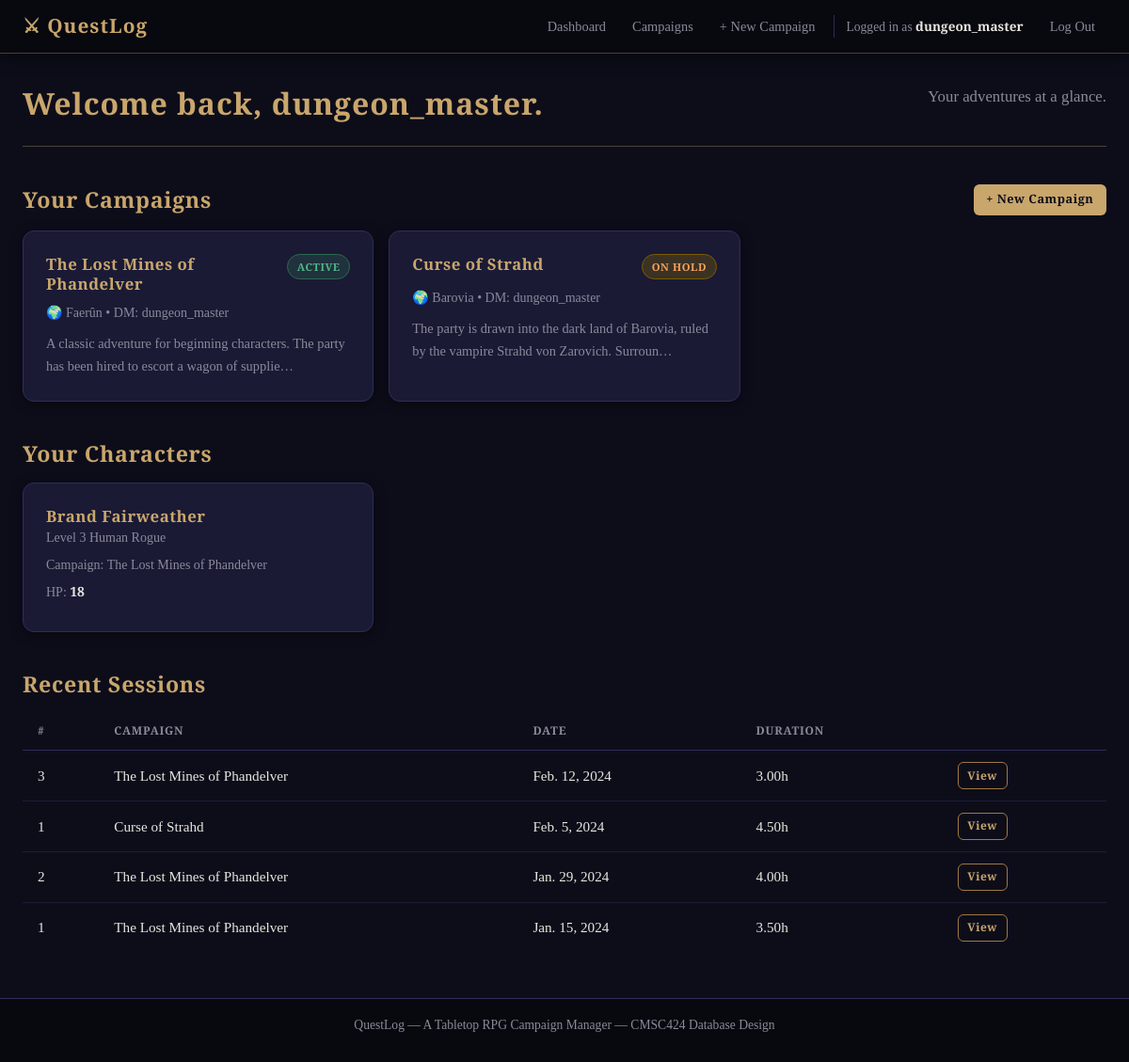
The app's page / (signed in) with its own data.
### campaign_manager/models.py (models this page shows, shortened)
class Campaign(models.Model):
    STATUS_CHOICES = [
        ('active',    'Active'),
        ('completed', 'Completed'),
        ('on_hold',   'On Hold'),
    ]
    name        = models.CharField(max_length=200)
    description = models.TextField(blank=True)
    world_name  = models.CharField(
        max_length=200, blank=True,
        help_text="The name of the setting or fictional world (e.g. Faerûn, Barovia)"
    )
    created_at  = models.DateTimeField(auto_now_add=True)  # Set automatically on creation
    status      = models.CharField(max_length=20, choices=STATUS_CHOICES, default='active')
    dungeon_master = models.ForeignKey(
        User,
        on_delete=models.CASCADE,
        related_name='campaigns_as_dm',
    )
    class Meta:
        ordering = ['-created_at']  # Newest campaigns first

class Character(models.Model):
    RACE_CHOICES = [
        ('human',      'Human'),
        ('elf',        'Elf'),
        ('dwarf',      'Dwarf'),
        ('halfling',   'Halfling'),
        ('gnome',      'Gnome'),
        ('half_elf',   'Half-Elf'),
        ('half_orc',   'Half-Orc'),
        ('tiefling',   'Tiefling'),
        ('dragonborn', 'Dragonborn'),
        ('other',      'Other'),
    ]
    CLASS_CHOICES = [
        ('barbarian', 'Barbarian'),
        ('bard',      'Bard'),
        ('cleric',    'Cleric'),
        ('druid',     'Druid'),
        ('fighter',   'Fighter'),
        ('monk',      'Monk'),
        ('paladin',   'Paladin'),
        ('ranger',    'Ranger'),
        ('rogue',     'Rogue'),
        ('sorcerer',  'Sorcerer'),
        ('warlock',   'Warlock'),
        ('wizard',    'Wizard'),
    ]
    name             = models.CharField(max_length=200)
    race             = models.CharField(max_length=20, choices=RACE_CHOICES, default='human')
    character_class  = models.CharField(max_length=20, choices=CLASS_CHOICES, default='fighter')
    level            = models.IntegerField(default=1)
    hit_points       = models.IntegerField(default=10)
    background_story = models.TextField(blank=True, help_text="Optional backstory for this character")
    campaign = models.ForeignKey(Campaign, on_delete=models.CASCADE, related_name='characters')
    player = models.ForeignKey(User, on_delete=models.CASCADE, related_name='characters')
    class Meta:
        ordering = ['name']

class Session(models.Model):
    session_number = models.IntegerField(
        help_text="Which session this is in the campaign (1, 2, 3, …)"
    )
    date           = models.DateField()
    duration_hours = models.DecimalField(
        max_digits=4, decimal_places=2, null=True, blank=True,
        help_text="How long the session ran, in hours (e.g., 3.5)"
    )
    summary  = models.TextField(blank=True, help_text="Recap notes for this session")
    campaign = models.ForeignKey(Campaign, on_delete=models.CASCADE, related_name='sessions')
    class Meta:
        ordering            = ['campaign', 'session_number']
        unique_together     = ('campaign', 'session_number')  # No duplicate session numbers per campaign

### campaign_manager/views.py (the view)
# urls.py: path('', views.dashboard, name='dashboard'),
@login_required
def dashboard(request):
    memberships = CampaignPlayer.objects.filter(
        user=request.user
    ).select_related('campaign', 'campaign__dungeon_master')
    campaigns = [m.campaign for m in memberships]
    characters = Character.objects.filter(
        player=request.user
    ).select_related('campaign')
    campaign_ids = [c.id for c in campaigns]
    recent_sessions = Session.objects.filter(
        campaign__in=campaign_ids
    ).select_related('campaign').order_by('-date')[:5]
    return render(request, 'campaign_manager/dashboard.html', {
        'campaigns':       campaigns,
        'characters':      characters,
        'recent_sessions': recent_sessions,
    })

### campaign_manager/templates/campaign_manager/dashboard.html (shortened to what this page needs)
{% extends "campaign_manager/base.html" %}
{% block content %}
<div class="page-header">
  <h1>Welcome back, {{ user.username }}.</h1>
  <p class="page-subtitle">Your adventures at a glance.</p>
</div>
<section class="dashboard-section">
  <div class="section-header">
    <h2>Your Campaigns</h2>
    <a href="{% url 'campaign_create' %}" class="btn btn-primary btn-sm">+ New Campaign</a>
  </div>
  {% if campaigns %}
    <div class="card-grid">
      {% for campaign in campaigns %}
        <a href="{% url 'campaign_detail' pk=campaign.pk %}" class="card card-link">
          <div class="card-header">
            <h3 class="card-title">{{ campaign.name }}</h3>
            <span class="badge badge-status-{{ campaign.status }}">
              {{ campaign.get_status_display }}
            </span>
          </div>
          <p class="card-meta">
            {% if campaign.world_name %}🌍 {{ campaign.world_name }} &bull; {% endif %}
            DM: {{ campaign.dungeon_master.username }}
          </p>
          {% if campaign.description %}
            <p class="card-excerpt">{{ campaign.description|truncatechars:100 }}</p>
          {% endif %}
        </a>
      {% endfor %}
    </div>
  {% else %}
    <div class="empty-state">
      <p>You haven't joined any campaigns yet.</p>
      <a href="{% url 'campaign_list' %}" class="btn btn-secondary">Browse Campaigns</a>
    </div>
  {% endif %}
</section>
<section class="dashboard-section">
  <div class="section-header">
    <h2>Your Characters</h2>
  </div>
  {% if characters %}
    <div class="card-grid">
      {% for character in characters %}
        <a href="{% url 'character_detail' pk=character.pk %}" class="card card-link card-character">
          <h3 class="card-title">{{ character.name }}</h3>
          <p class="card-meta">
            Level {{ character.level }}
            {{ character.get_race_display }}
            {{ character.get_character_class_display }}
          </p>
          <p class="card-meta">Campaign: {{ character.campaign.name }}</p>
          <p class="card-meta">HP: <strong>{{ character.hit_points }}</strong></p>
        </a>
      {% endfor %}
    </div>
  {% else %}
    <div class="empty-state">
      <p>You don't have any characters yet. Join a campaign to create one!</p>
    </div>
  {% endif %}
</section>
<section class="dashboard-section">
  <div class="section-header">
    <h2>Recent Sessions</h2>
  </div>
  {% if recent_sessions %}
    <table class="data-table">
      <thead>
        <tr>
          <th>#</th>
          <th>Campaign</th>
          <th>Date</th>
          <th>Duration</th>
          <th></th>
        </tr>
      </thead>
      <tbody>
        {% for session in recent_sessions %}
          <tr>
            <td>{{ session.session_number }}</td>
            <td>{{ session.campaign.name }}</td>
            <td>{{ session.date }}</td>
            <td>
              {% if session.duration_hours %}
                {{ session.duration_hours }}h
              {% else %}
                —
              {% endif %}
            </td>
            <td>
              <a href="{% url 'session_detail' pk=session.pk %}" class="btn btn-secondary btn-xs">View</a>
            </td>
          </tr>
        {% endfor %}
      </tbody>
    </table>
  {% else %}
    <div class="empty-state">
      <p>No sessions recorded yet.</p>
    </div>
  {% endif %}
</section>
{% endblock %}

### campaign_manager/templates/campaign_manager/base.html (shortened to what this page needs)
<!DOCTYPE html>
<html lang="en">
<head>
  {% load static %}
  <link rel="stylesheet" href="{% static 'campaign_manager/style.css' %}">
</head>
<body>
  <nav class="navbar">
    <div class="nav-container">
      <a href="{% url 'dashboard' %}" class="nav-brand">⚔ QuestLog</a>
      <ul class="nav-links">
        {% if user.is_authenticated %}
          <li><a href="{% url 'dashboard' %}" class="nav-link">Dashboard</a></li>
          <li><a href="{% url 'campaign_list' %}" class="nav-link">Campaigns</a></li>
          <li><a href="{% url 'campaign_create' %}" class="nav-link">+ New Campaign</a></li>
          <li class="nav-user">
            Logged in as <strong>{{ user.username }}</strong>
          </li>
          <li>
            <form method="post" action="{% url 'logout' %}" style="display:inline;">
              <button type="submit" class="nav-link nav-link-btn">Log Out</button>
            </form>
          </li>
        {% else %}
          <li><a href="{% url 'login' %}" class="nav-link">Log In</a></li>
          <li><a href="{% url 'register' %}" class="nav-link btn-primary-small">Register</a></li>
        {% endif %}
      </ul>
    </div>
  </nav>
  <main class="main-content">
    <div class="container">
      {% block content %}{% endblock %}
    </div>
  </main>
  <footer class="site-footer">
    <p>QuestLog &mdash; A Tabletop RPG Campaign Manager &mdash; CMSC424 Database Design</p>
  </footer>
</body>
</html>

### records on screen
Campaign: name "The Lost Mines of Phandelver", status "ACTIVE", world_name "Faerûn", dungeon_master.username "dungeon_master", description "A classic adventure for beginning characters. The party has been hired to escort a wagon of supplie…"
Campaign: name "Curse of Strahd", status "ON HOLD", world_name "Barovia", dungeon_master.username "dungeon_master", description "The party is drawn into the dark land of Barovia, ruled by the vampire Strahd von Zarovich. Surroun…"
Character: name "Brand Fairweather", level "3", race "Human", character_class "Rogue", campaign.name "The Lost Mines of Phandelver", hit_points "18"
Session: session_number "3", campaign.name "The Lost Mines of Phandelver", date "Feb. 12, 2024", duration_hours "3.00"
Session: session_number "1", campaign.name "Curse of Strahd", date "Feb. 5, 2024", duration_hours "4.50"
Session: session_number "2", campaign.name "The Lost Mines of Phandelver", date "Jan. 29, 2024", duration_hours "4.00"
Session: session_number "1", campaign.name "The Lost Mines of Phandelver", date "Jan. 15, 2024", duration_hours "3.50"

### other values on screen
{{ user.username }} "dungeon_master"
